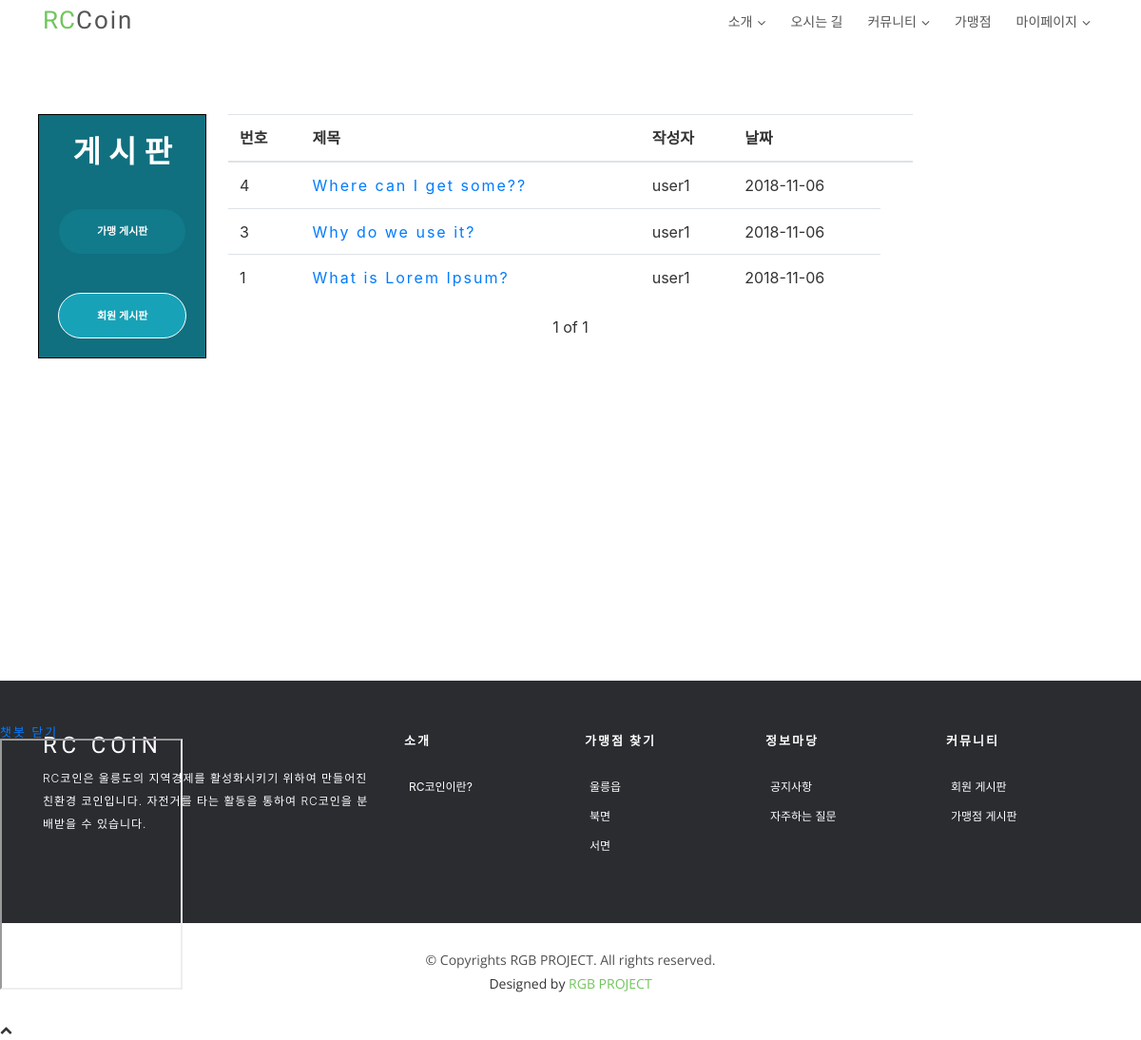
Page /board/list/ (signed in) on the committed database.
### board/models.py (models this page shows)
class Board(models.Model):
    title = models.CharField('TITLE', max_length=100)
    content = models.TextField('CONTENT')
    writer = models.ForeignKey(User, null=True, on_delete=models.CASCADE)
    create_date = models.DateTimeField('CREATE_DATE', auto_now_add=True)
    modify_date = models.DateTimeField('MODIFY_DATE', auto_now=True)
    category = models.CharField('CATEGORY', max_length=10)
    status = models.CharField('STATUS', max_length=1, default='Y')
    class Meta:
        ordering = ('-modify_date',)
    def get_absolute_url(self):
        return reverse("board:read", args=(self.pk,))

### board/views.py (the view, shortened to what this page needs)
# urls.py: path('list/', BoardLV.as_view(), name='list'),
class BoardLV(ListView):
    model = Board
    context_object_name = 'boards'
    paginate_by = 5
    def __init__(self):
        self.user_type = '1'
    def get_queryset(self):
        if self.request.user.username == '':
            queryset = Board.objects.filter(category=1)
        else:
            user = get_object_or_404(User, username=self.request.user.username)
            self.user_type = user.profile.type
            queryset = Board.objects.filter(writer__profile__type=self.user_type)
        return queryset

### board/templates/board/board_list.html (shortened to what this page needs)
{% extends 'index_base.html' %}
{% load staticfiles %}
{% block content %}
<div class="side_bar" style="float: left; border: 1px solid black; margin-left: 40px; background-color: #10707f">
    <div style="padding: 20px;"><h2 align="center" style="color: white;">게 시 판</h2></div>
    <div style="padding: 20px;"><button class="btn btn-info btn_board_type_1 active" value="1" href="#" onclick="chg_board( 1 )">가맹 게시판</button></div>
    <div style="padding: 20px;"><button class="btn btn-info btn_board_type_2" href="#" value="2" onclick="chg_board( 2 )">회원 게시판</button></div>
</div>
<div class="content board_content" style="margin-left: 20%;margin-top: 10%;margin-right: 20%;margin-bottom: 30%">
    <table class="table table-hover">
        <thead>
        <tr>
            <th scope="col">번호</th>
                <th scope="col">제목</th>
                <th scope="col">작성자</th>
                <th scope="col">날짜</th>
                <th scope="col"></th>
            </tr>
        </thead>
        <tbody>
            {% for text in boards %}
            <tr class="tag_text">
                <td>{{ text.id }}</td>
                <td><a href="{{ text.get_absolute_url }}">{{ text.title }}</a></td>
                <td>{{ text.writer }}</td>
                <td>{{ text.modify_date|date:"Y-n-d" }}</td>
            </tr>
            {% endfor %}
        </tbody>
    </table>
    <div class="paging_area" style="text-align: center;">
            {{ page_obj.number }} of {{ page_obj.paginator.num_pages }}
    </div>
</div>
{% endblock content %}

### static/css/style.css (style rules this page uses)
body { background-color: #fff; color: #333; }
h1, h2, h3, h4, h5, h6 { margin: 0; }
h2 { color: #71c55d; font-weight: 600; }
a { letter-spacing: 2px; text-decoration: none; }
.btn { border: 1px solid #fff; border-radius: 50px; color: #fff; font-size: 11px; font-weight: 600; padding: 15px 40px; text-transform: uppercase; -moz-transition: all 0.5s ease-in-out 0s; -ms-transition: all 0.5s ease-in-out 0s; -o-transition: all 0.5s ease-in-out 0s; -webkit-transition: all 0.5s ease-in-out 0s; transition: all 0.5s ease-in-out 0s; }

### rows in the picture
Board: id "4", title "Where can I get some??", writer "user1", modify_date "2018-11-06"
Board: id "3", title "Why do we use it?", writer "user1", modify_date "2018-11-06"
Board: id "1", title "What is Lorem Ipsum?", writer "user1", modify_date "2018-11-06"

### other values in the picture
{{ page_obj.number }} "1"
{{ page_obj.paginator.num_pages }} "1"
